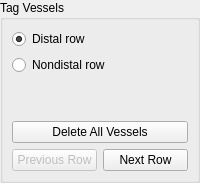
               <widget class="QWidget" name="addVesselsPage">
                <layout class="QVBoxLayout" name="verticalLayout_28">
                 <property name="margin">
                  <number>0</number>
                 </property>
                 <item>
                  <widget class="QGroupBox" name="groupBox_9">
                   <property name="autoFillBackground">
                    <bool>false</bool>
                   </property>
                   <property name="title">
                    <string>Tag Vessels</string>
                   </property>
                   <layout class="QVBoxLayout" name="verticalLayout_35">
                    <item>
                     <widget class="QRadioButton" name="distalRadio">
                      <property name="text">
                       <string>Distal row</string>
                      </property>
                      <property name="checked">
                       <bool>true</bool>
                      </property>
                     </widget>
                    </item>
                    <item>
                     <widget class="QRadioButton" name="nondistalRadio">
                      <property name="text">
                       <string>Nondistal row</string>
                      </property>
                     </widget>
                    </item>
                    <item>
                     <spacer name="verticalSpacer_11">
                      <property name="orientation">
                       <enum>Qt::Vertical</enum>
                      </property>
                      <property name="sizeHint" stdset="0">
                       <size>
                        <width>20</width>
                        <height>40</height>
                       </size>
                      </property>
                     </spacer>
                    </item>
                    <item>
                     <widget class="QPushButton" name="deleteAllVessels">
                      <property name="minimumSize">
                       <size>
                        <width>0</width>
                        <height>0</height>
                       </size>
                      </property>
                      <property name="maximumSize">
                       <size>
                        <width>16777215</width>
                        <height>16777215</height>
                       </size>
                      </property>
                      <property name="toolTip">
                       <string>Delete all vessels</string>
                      </property>
                      <property name="text">
                       <string>Delete All Vessels</string>
                      </property>
                     </widget>
                    </item>
                    <item>
                     <layout class="QHBoxLayout" name="horizontalLayout_13">
                      <item>
                       <widget class="QPushButton" name="prevRow">
                        <property name="enabled">
                         <bool>false</bool>
                        </property>
                        <property name="minimumSize">
                         <size>
                          <width>0</width>
                          <height>0</height>
                         </size>
                        </property>
                        <property name="text">
                         <string>Previous Row</string>
                        </property>
                       </widget>
                      </item>
                      <item>
                       <widget class="QPushButton" name="nextRow">
                        <property name="minimumSize">
                         <size>
                          <width>0</width>
                          <height>0</height>
                         </size>
                        </property>
                        <property name="text">
                         <string>Next Row</string>
                        </property>
                       </widget>
                      </item>
                     </layout>
                    </item>
                   </layout>
                  </widget>
                 </item>
                </layout>
               </widget>
